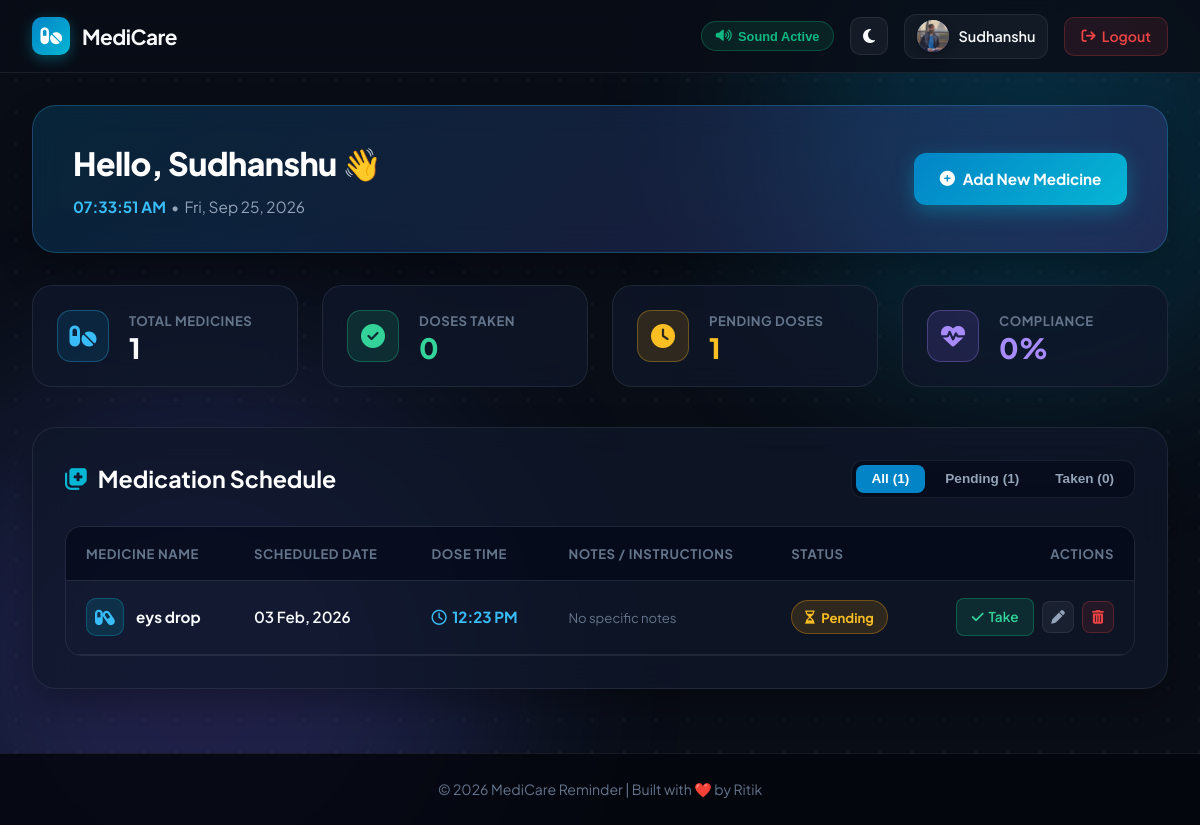
The page /dashboard/ (signed in) on the database its author committed.
### myapp/models.py (models this page shows, shortened)
class Profile(models.Model):
    user = models.OneToOneField(User, on_delete=models.CASCADE)
    photo = models.ImageField(upload_to='profile_photos/', null=True, blank=True)
    note = models.TextField(blank=True)

class Reminder(models.Model):
    user = models.ForeignKey(User, on_delete=models.CASCADE)
    medicine = models.CharField(max_length=100)
    date = models.DateField()
    time = models.TimeField()
    note = models.TextField(blank=True)
    status = models.BooleanField(default=False)

### myapp/views.py (the view)
# urls.py: path('dashboard/', views.dashboard, name='dashboard'),
@login_required(login_url='login')
def dashboard(request):
    profile, _ = Profile.objects.get_or_create(user=request.user)
    reminders = Reminder.objects.filter(user=request.user).order_by('date', 'time')
    total_count = reminders.count()
    taken_count = reminders.filter(status=True).count()
    pending_count = reminders.filter(status=False).count()
    context = {
        'profile': profile,
        'reminders': reminders,
        'total_count': total_count,
        'taken_count': taken_count,
        'pending_count': pending_count,
    }
    return render(request, 'dashboard.html', context)

### myapp/templates/dashboard.html (shortened to what this page needs)
{% load static %}
<!DOCTYPE html>
<html lang="en">
<head>
  <link rel="stylesheet" href="https://cdnjs.cloudflare.com/ajax/libs/font-awesome/6.5.1/css/all.min.css">
  <link rel="stylesheet" href="{% static 'css/app_modern.css' %}">
</head>
<body class="modern-app-body">
  <div class="app-ambient-bg">
    <div class="app-glow-orb orb-top"></div>
    <div class="app-glow-orb orb-bottom"></div>
    <div class="app-grid-pattern"></div>
  </div>
  <nav class="app-navbar">
    <div class="app-nav-inner">
      <a href="{% url 'home' %}" class="app-brand">
        <div class="app-brand-icon">
          <i class="fa-solid fa-pills"></i>
        </div>
        <span>MediCare</span>
      </a>
      <div class="app-nav-right">
        <button id="audioUnlockBtn" class="audio-status-pill" title="Click to test / enable alarm sound">
          <i class="fa-solid fa-volume-high" id="audioPillIcon"></i>
          <span id="audioPillText">Sound Active</span>
        </button>
        <button id="themeToggle" class="btn-theme-toggle" title="Toggle Dark/Light Mode">
          <i class="fa-solid fa-moon"></i>
        </button>
        <a href="{% url 'profile' %}" class="user-profile-badge" title="My Profile">
          {% if profile.photo %}
            <img src="{{ profile.photo.url }}" class="avatar-circle" alt="User Avatar">
          {% else %}
            <div class="avatar-circle">
              {{ request.user.first_name|default:request.user.username|slice:":1"|upper }}
            </div>
          {% endif %}
          <span>{{ request.user.first_name|default:request.user.username }}</span>
        </a>
        <a href="{% url 'logout' %}" class="btn-nav-logout" title="Log Out">
          <i class="fa-solid fa-arrow-right-from-bracket"></i>
          <span>Logout</span>
        </a>
      </div>
    </div>
  </nav>
  <main class="dashboard-main-container">
    <div class="dash-welcome-banner">
      <div class="dash-welcome-text">
        <h1>Hello, {{ request.user.first_name|default:request.user.username }} 👋</h1>
        <p>
          <span id="dashLiveClock" style="font-weight: 700; color: #38bdf8;">--:--:--</span>
          &nbsp;•&nbsp;
          <span id="dashLiveDate">Today's Schedule</span>
        </p>
      </div>
      <div class="dash-banner-actions">
        <a href="{% url 'add_reminder' %}" class="btn-primary-add">
          <i class="fa-solid fa-circle-plus"></i>
          <span>Add New Medicine</span>
        </a>
      </div>
    </div>
    <div class="dash-stats-grid">
      <div class="dash-stat-card">
        <div class="stat-icon-wrapper stat-total">
          <i class="fa-solid fa-pills"></i>
        </div>
        <div>
          <div class="stat-info-title">Total Medicines</div>
          <div class="stat-info-val">{{ total_count }}</div>
        </div>
      </div>
      <div class="dash-stat-card">
        <div class="stat-icon-wrapper stat-taken">
          <i class="fa-solid fa-circle-check"></i>
        </div>
        <div>
          <div class="stat-info-title">Doses Taken</div>
          <div class="stat-info-val" style="color: #34d399;">{{ taken_count }}</div>
        </div>
      </div>
      <div class="dash-stat-card">
        <div class="stat-icon-wrapper stat-pending">
          <i class="fa-solid fa-clock"></i>
        </div>
        <div>
          <div class="stat-info-title">Pending Doses</div>
          <div class="stat-info-val" style="color: #fbbf24;">{{ pending_count }}</div>
        </div>
      </div>
      <div class="dash-stat-card">
        <div class="stat-icon-wrapper stat-time">
          <i class="fa-solid fa-heart-pulse"></i>
        </div>
        <div>
          <div class="stat-info-title">Compliance</div>
          <div class="stat-info-val" style="color: #a78bfa;">
            {% if total_count > 0 %}
              {% widthratio taken_count total_count 100 %}%
            {% else %}
              100%
            {% endif %}
          </div>
        </div>
      </div>
    </div>
    <div class="reminders-card-section">
      <div class="section-head-bar">
        <h2>
          <i class="fa-solid fa-notes-medical" style="color: #06b6d4;"></i>
          <span>Medication Schedule</span>
        </h2>
        <div class="filter-tabs">
          <button class="filter-tab active" data-filter="all">All ({{ total_count }})</button>
          <button class="filter-tab" data-filter="pending">Pending ({{ pending_count }})</button>
          <button class="filter-tab" data-filter="taken">Taken ({{ taken_count }})</button>
        </div>
      </div>
      {% if reminders %}
        <div class="reminders-table-wrapper">
          <table class="modern-reminders-table" id="remindersTable">
            <thead>
              <tr>
                <th>Medicine Name</th>
                <th>Scheduled Date</th>
                <th>Dose Time</th>
                <th>Notes / Instructions</th>
                <th>Status</th>
                <th style="text-align: right;">Actions</th>
              </tr>
            </thead>
            <tbody>
              {% for r in reminders %}
              <tr
                class="reminder-row"
                id="row-{{ r.id }}"
                data-id="{{ r.id }}"
                data-medicine="{{ r.medicine }}"
                data-date="{{ r.date|date:'Y-m-d' }}"
                data-time="{{ r.time|time:'H:i' }}"
                data-status="{% if r.status %}taken{% else %}pending{% endif %}">
                <td>
                  <div class="med-cell">
                    <div class="med-cell-icon">
                      <i class="fa-solid fa-capsules"></i>
                    </div>
                    <div>
                      <div class="med-title">{{ r.medicine }}</div>
                    </div>
                  </div>
                </td>
                <td>
                  <span style="font-weight: 600; color: var(--text-main);">
                    {{ r.date|date:"d M, Y" }}
                  </span>
                </td>
                <td>
                  <span style="display: inline-flex; align-items: center; gap: 0.35rem; color: #38bdf8; font-weight: 700;">
                    <i class="fa-regular fa-clock"></i> {{ r.time|time:"h:i A" }}
                  </span>
                </td>
                <td>
                  <span class="med-note-sub">{{ r.note|default:"No specific notes" }}</span>
                </td>
                <td>
                  {% if r.status %}
                    <span class="status-badge taken">
                      <i class="fa-solid fa-check"></i> Taken
                    </span>
                  {% else %}
                    <span class="status-badge pending">
                      <i class="fa-regular fa-hourglass-half"></i> Pending
                    </span>
                  {% endif %}
                </td>
                <td style="text-align: right;">
                  <div class="action-btn-group" style="justify-content: flex-end;">
                    <a href="{% url 'taken' r.id %}" class="btn-action-take" title="Toggle Taken/Pending">
                      {% if r.status %}
                        <i class="fa-solid fa-rotate-left"></i> Undo
                      {% else %}
                        <i class="fa-solid fa-check"></i> Take
                      {% endif %}
                    </a>
                    <button type="button" class="btn-action-edit" onclick="toggleEditRow('{{ r.id }}')" title="Quick Edit">
                      <i class="fa-solid fa-pen"></i>
                    </button>
                    <a href="{% url 'delete' r.id %}" class="btn-action-delete" onclick="return confirm('Are you sure you want to delete {{ r.medicine }}?');" title="Delete Reminder">
                      <i class="fa-solid fa-trash-can"></i>
                    </a>
                  </div>
                </td>
              </tr>
              {% endfor %}
            </tbody>
          </table>
        </div>
      {% endif %}
    </div>
  </main>
  <footer class="app-footer">
    © 2026 MediCare Reminder | Built with ❤️ by Ritik
  </footer>
</body>
</html>

### rows shown on the page
Profile: photo (picture)
Reminder: medicine "eys drop", date "03 Feb, 2026", time "12:23 PM", note "No specific notes", status False (drawn)

### other values the page prints
{{ request.user.first_name|default:request.user.username }} "Sudhanshu"
{{ total_count }} "1"
{{ taken_count }} "0"
{{ pending_count }} "1"
